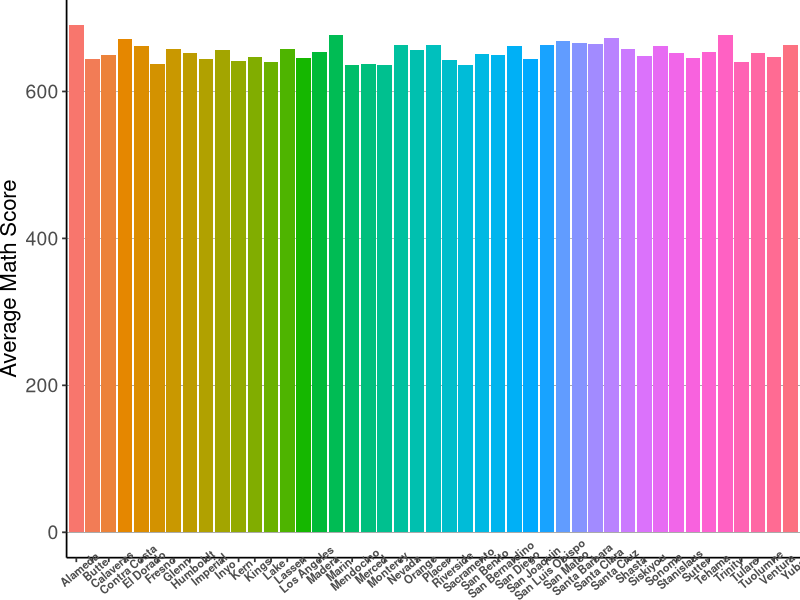
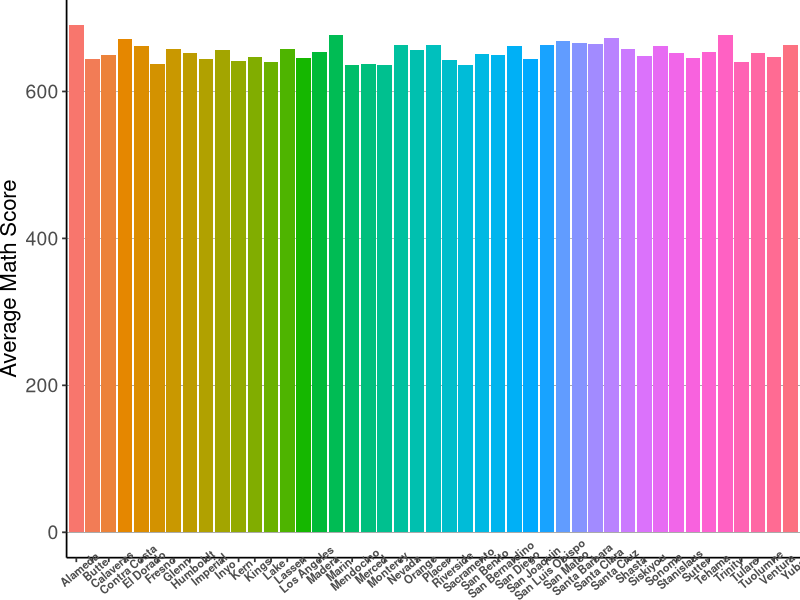

These charts were generated, in order, by the following R code:
# write basic data creaning code 
# with the corresponding stata code
# stargazer and other package would be good to use 
# Rmd would also be prefereed.


# Data From AER: Applied Econometrics with R (Version 1.2-7)
# https://CRAN.R-project.org/package=AER

# this file explains basic data management
# some examples come from Stock & Watson Ch.6

# install.packages("AER")
# install.packages("skimr")

setwd("~/documents/GitHub/gis-data/R_Econometrics")

library(AER)
library(skimr)
library(tidyverse)

data(CASchools)   

# see what data look like
head(CASchools)

# student teacher ratio
CASchools$STR <- CASchools$students / CASchools$teachers       

# average test score
CASchools$score <- (CASchools$read + CASchools$math)/2



# --------------------------------------------
# there are several ways to show summary statistics
# summarize by default, corresponding to sum in Stata
# but hard to see in detail
summary(CASchools)

# see the dimension of the data
dim(CASchools)

# much better than summary()
skim(CASchools) 
skim(CASchools) %>% summary()

# select the variables of income, read, math
# similar to "sum income read math" in Stata
skim(CASchools, income, read, math)

CASchools %>% dplyr::group_by(grades) %>% skim()

# show each test score by each grade
CASchools %>%
  dplyr::group_by(grades) %>%
  dplyr::summarise(average_read = mean(read), 
            average_math = mean(math),
            average_score = mean(score),
            observation = dplyr::n())





# --------------------------------------------
# let's try to plot bar graph

# same as collapse in Stata
cas.county <- CASchools %>%
  dplyr::group_by(county) %>%
  dplyr::summarise(Math = mean(math))


g1 <- ggplot(cas.county, aes(x = county, 
                             y = Math, 
                             fill = county)) 
g1 <- g1 + geom_bar(stat = "identity") +
  ylab("Average Math Score")
g1 <- g1 + theme_classic(base_size=13) 
g1 <- g1 + theme(axis.title.x = element_blank(),
                 axis.title = element_text(size=16),
                 axis.text.x = element_text(angle = 40, 
                                            size = 8,
                                            face = "bold"),
                 axis.text.y = element_text(size = 14),
                 plot.margin = unit(c(0, 0, -8, 0), "mm"), 
                 # remove the vertical grid lines
                 panel.grid.major.x = element_blank() ,
                 # explicitly set the horizontal lines (or they will disappear too)
                 panel.grid.major.y = element_line(size=.1, color="black"), 
                 legend.position = "none")
plot(g1)
ggsave("math_score.pdf", plot = g1, width = 10, height = 5)
